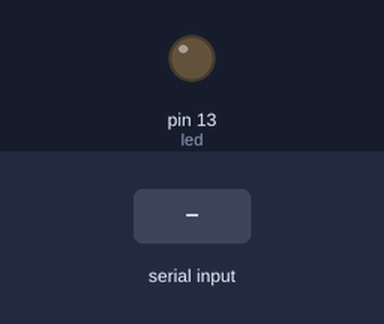
A sketch run on a simulated Arduino Uno, built with avr-gcc and run on an emulated ATmega328P. Parts: output pins drawn as LEDs (lit = HIGH). Inputs (shaded band) come from the test bench. What the sketch prints to the serial monitor is not drawn.

Above: at 1.2 s.
1.3 s: "1" received over the second serial link
At 2.5 s:
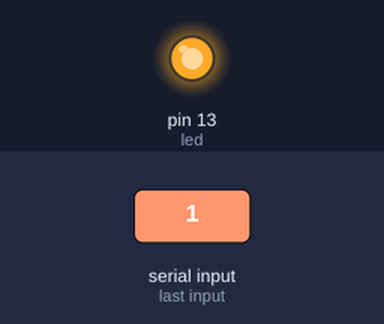
2.8 s: "0" received over the second serial link
At 3.7 s:
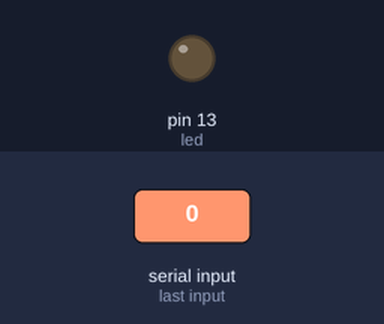
Timing chart, 0 to 5.8 s (numbered marks = the images above; inputs shaded):
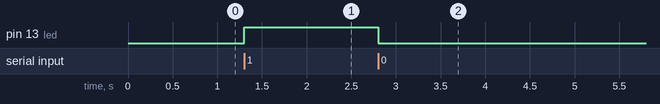

Measured:
- after the input at 1.3 s, pin 13 (led): LOW → HIGH at once
- after the input at 2.8 s, pin 13 (led): HIGH → LOW at once

The sketch:

brick_serial_usb.ino
```cpp
//
// FaBo Brick Sample
//
// brick_serial_usb
//

#include <SoftwareSerial.h>

//使用するピンを指定
int usbRx = 11;
int usbTx = 10;

SoftwareSerial mySerial(usbTx, usbRx); // RX, TX

int led = 13;
char get_serial = 0;

void setup(){
  //USB用のシリアルのポートを設定
  mySerial.begin(9600);
  // arduinoのシリアルモニタ用
  Serial.begin(19200);
  pinMode(led,OUTPUT); // ledピンを出力用に設定
  Serial.write("init");
}

void loop(){

  if(mySerial.available()){
    get_serial = mySerial.read();

    Serial.write(get_serial);

    if(get_serial == '1'){
      digitalWrite(led,HIGH); //led点灯
    } else {
      digitalWrite(led,LOW);  //led消灯
    }
  }

  if(Serial.available()){
    mySerial.write(Serial.read());
  }

}
```
